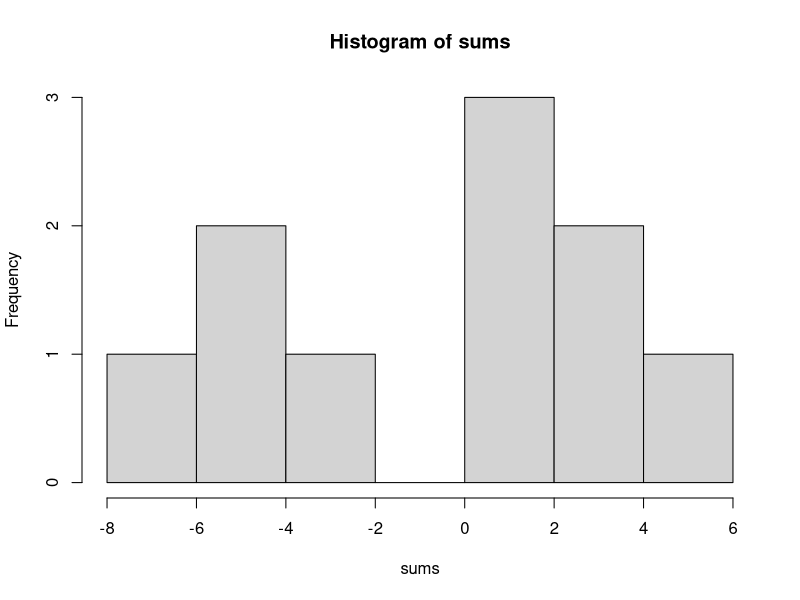

This figure's R source:
n <- 10 # rows 
m <- 100 # columns

sequences <- c()

# generate 10 sequences
for(i in 1:n) {
    sequence <- c(runif(m, min=-1, max=1))
    sequences <- append(sequences, sequence)
}

# create matrix where rows and columns are inverted
values = matrix(
    sequences,
    nrow=m,
    ncol=n)

# transform matrix into correct form
valuesTransposed = t(values)
print(length(valuesTransposed[1,])) # first row must have 100 entries
print(length(valuesTransposed[,1])) # first column must have 10 entries

# calculate 100 sums consisting of 10 summands (one per sequence)
sums = c()
for(y in 1:n) {
    summands = c()
    for(x in 1:m) {
        val <- valuesTransposed[y,x]
        summands <- append(summands, val)
    }
    # append sum to sums vector
    sums <- append(sums, sum(summands))
}

# show histogram
hist(sums)
